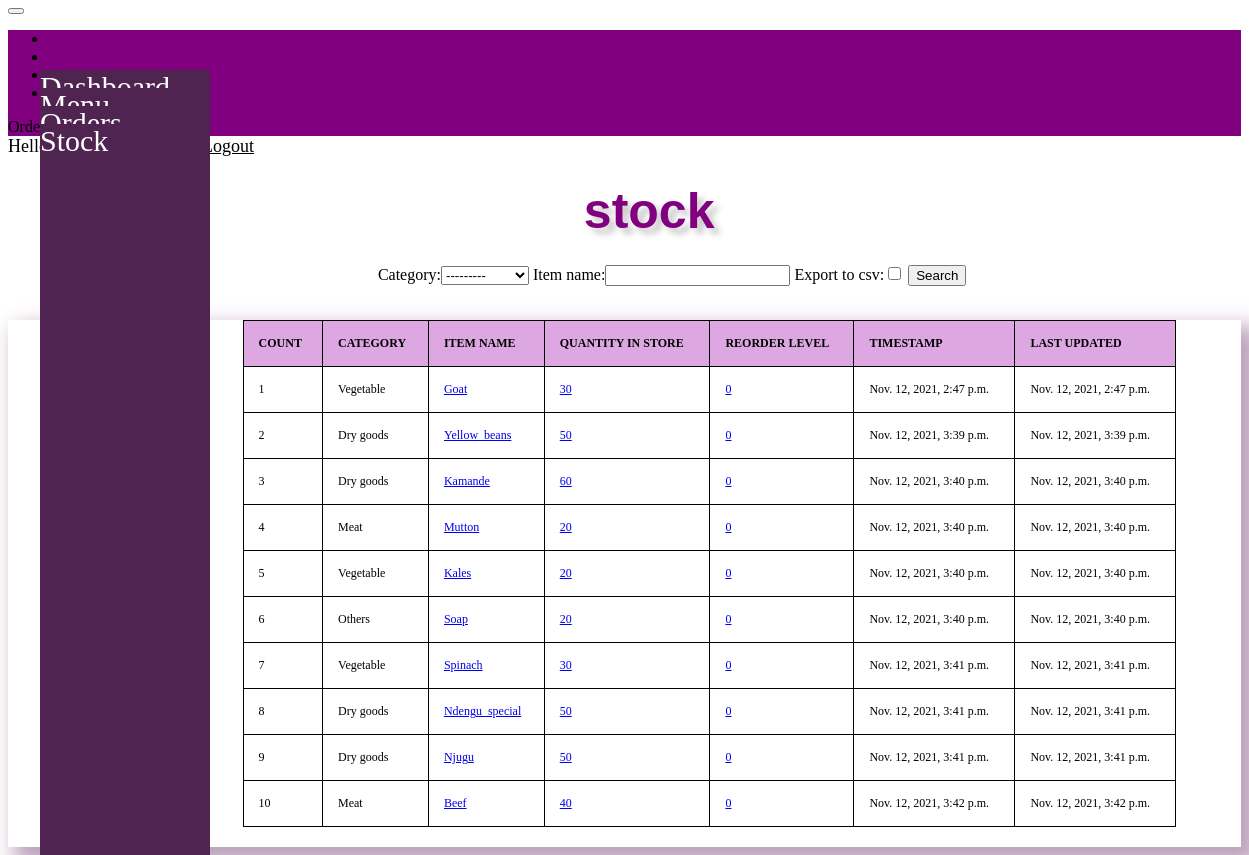
The page /stock/list_item/ on the database its author committed.
### stock/models.py (models this page shows, shortened)
class Stock(models.Model):
   item_name=models.CharField(max_length=50, blank=True,null=True)
   category=(
        ('Dry goods','Dry goods'),
        ('Vegetable','Vegetables'),
        ('Meat','Meat'),
        ('Others','Others'),
    )
   category=models.CharField(max_length=19, choices =category,null=True)
   quantity=models.IntegerField(default='0', blank=True,null=True)
   receive_quantity=models.IntegerField(default='0', blank=True,null=True)
   received_by=models.CharField(max_length=50, blank=True,null=True)
   issue_quantity=models.IntegerField(default='0', blank=True,null=True)
   issued_to=models.CharField(max_length=50, blank=True,null=True)
   reorder_level=models.IntegerField(default='0', blank=True,null=True)
   timestamp=models.DateTimeField(auto_now_add=True,auto_now=False)
   last_updated=models.DateTimeField(auto_now_add=False,auto_now=True)

### stock/views.py (the view, shortened to what this page needs)
# urls.py: path('list_item/', views.list_item, name='list_item'),
def list_item(request):
    header='Stock'
    form = StockSearchForm(request.POST or None)
    queryset = Stock.objects.all()
    context = {
        "header": header,
        "queryset": queryset,
        "form":form
    }
    return render(request, "list_item.html", context)

### stock/forms.py
class StockSearchForm(forms.ModelForm):
    export_to_CSV = forms.BooleanField(required =False)
    class Meta:
        model = Stock
        fields = ['category', 'item_name']

### stock/templates/list_item.html (shortened to what this page needs)
{% include 'navbar.html' %}
<!DOCTYPE html>
<html lang="en">
<head>
</head>
<body>
    <div class="header" {{header}}>stock</div>
<div class="search">
    <form method='POST' action=''>{% csrf_token %}
        {{form}}
            <input type="submit" value='Search'/>
    </form>
    <br>
</div>
    <div class="display_table">
        <table class='table'>
                <tr>
                    <th>COUNT</th>
                    <th>CATEGORY</th>
                    <th>ITEM NAME</th>
                    <th>QUANTITY IN STORE</th>
                    <th>REORDER LEVEL</th>
                    <th>TIMESTAMP</th>
                    <th>LAST UPDATED</th>
                </tr>
            {% for instance in queryset %}
            <tr>
                <td>{{forloop.counter}}</td>
                <td>{{instance.category}}</td>
                <td><a href="{% url 'stock:update_items' instance.id %}" >{{instance.item_name}}</a></td>
                <td> <a href="{% url 'stock:stock_detail' instance.id %}" >{{instance.quantity}}</a></td>
                <td><a href="{% url 'stock:reorder_level' instance.id %}">{{instance.reorder_level}}</a></td>
                <td>{{instance.timestamp}}</td>
                <td>{{instance.last_updated}}</td>
            </tr>
            {% endfor %}
        </table>
    </div>
</body>
</html>

### accounts/templates/navbar.html (shortened to what this page needs)
{% load static %}
<nav class="navbar navbar-expand-lg navbar-purple bg-purple">
  <button class="navbar-toggler" type="button" data-toggle="collapse" data-target="#navbarNav" aria-controls="navbarNav" aria-expanded="false" aria-label="Toggle navigation">
  </button>
  <div class="collapse navbar-collapse" id="navbarNav">
    <ul class="navbar-nav">
      <li class="nav-item active">
        <a class="nav-link" href="{% url 'home' %}">Dashboard</a>
      </li>
      <li class="nav-item">
        <a class="nav-link" href="{% url 'products' %}">Menu</a>
      </li>
      <li class="nav-item">
        <a class="nav-link" href="{% url 'products' %}">Orders</a>
      </li>
      <li class="nav-item">
        <a class="nav-link" href="{% url 'products' %}">Stock</a>
    </ul>Orders
  </div>
  <span class="hello-msg">Hello, {{request.user}}</span>
  <span ><a  class="hello-msg" href="{% url 'logout' %}">Logout</a></span>
</nav>

### accounts/templates/navbar.html (style rules this page uses)
.hello-msg { font-size: 18px; color:black; margin-right: 20px; }
#navbarNav { background-color: purple; }
.nav-link { letter-spacing: none; margin: -8px; padding-right: 20px; width: 200px; height: 100%; background-color:rgb(80, 36, 80); position: fixed; list-style: none; margin-top: -21px; display: block; width: 150px; color: white; text-decoration: none; font-size: 30px; padding-bottom: -20px; margin-bottom: 20px; margin-top: 40px; }

### stock/templates/list_item.html (style rules this page uses)
.header { text-align: center; text-shadow: 6px 6px 6px #c9c6c6; font-family: helvetica; color: purple; font-size: 50px; text-align: center; width: 100%; text-shadow: 6px 6px 6px #c9c6c6; display: block; font-weight: bolder; padding: 2%; }
.table { font-size: 13px; text-align: center; width: 95%; margin: auto; text-align: center; border-collapse: collapse; border: 1px solid black; }
.display_table { padding-left: 210px; padding-right: 40px; padding-bottom: 20px; box-shadow: 12px 12px 20px 6px rgb(189, 163, 189); }
table, td, th { border: 1px solid #ddd; text-align: left; border: 1px solid black; margin-left: 20px; font-size: 12px; }
th, td { padding: 15px; }
th { background-color: rgb(221, 168, 226); color: black; }
.search { padding-left: 30%; }

### rows shown on the page
Stock: category "Vegetable", item_name "Goat", quantity "30", reorder_level "0", timestamp "Nov. 12, 2021, 2:47 p.m.", last_updated "Nov. 12, 2021, 2:47 p.m."
Stock: category "Dry goods", item_name "Yellow_beans", quantity "50", reorder_level "0", timestamp "Nov. 12, 2021, 3:39 p.m.", last_updated "Nov. 12, 2021, 3:39 p.m."
Stock: category "Dry goods", item_name "Kamande", quantity "60", reorder_level "0", timestamp "Nov. 12, 2021, 3:40 p.m.", last_updated "Nov. 12, 2021, 3:40 p.m."
Stock: category "Meat", item_name "Mutton", quantity "20", reorder_level "0", timestamp "Nov. 12, 2021, 3:40 p.m.", last_updated "Nov. 12, 2021, 3:40 p.m."
Stock: category "Vegetable", item_name "Kales", quantity "20", reorder_level "0", timestamp "Nov. 12, 2021, 3:40 p.m.", last_updated "Nov. 12, 2021, 3:40 p.m."
Stock: category "Others", item_name "Soap", quantity "20", reorder_level "0", timestamp "Nov. 12, 2021, 3:40 p.m.", last_updated "Nov. 12, 2021, 3:40 p.m."
Stock: category "Vegetable", item_name "Spinach", quantity "30", reorder_level "0", timestamp "Nov. 12, 2021, 3:41 p.m.", last_updated "Nov. 12, 2021, 3:41 p.m."
Stock: category "Dry goods", item_name "Ndengu_special", quantity "50", reorder_level "0", timestamp "Nov. 12, 2021, 3:41 p.m.", last_updated "Nov. 12, 2021, 3:41 p.m."
Stock: category "Dry goods", item_name "Njugu", quantity "50", reorder_level "0", timestamp "Nov. 12, 2021, 3:41 p.m.", last_updated "Nov. 12, 2021, 3:41 p.m."
Stock: category "Meat", item_name "Beef", quantity "40", reorder_level "0", timestamp "Nov. 12, 2021, 3:42 p.m.", last_updated "Nov. 12, 2021, 3:42 p.m."
